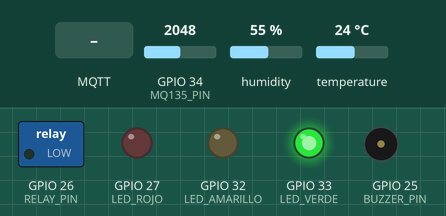
The sketch below on a simulated ESP32. Shown: switched loads named in the sketch (green lamp = pin HIGH), output pins drawn as LEDs (lit = HIGH), buzzer (waves = sounding). The inputs (shaded band) are chosen by the test bench; at power-on: temperature 24 °C, GPIO 34 (MQ135_PIN) = 2048, humidity 55 %. WiFi joins after 1.5 s; servers stay silent unless stated; no MQTT or app messages arrive unless stated; what the sketch prints to the serial monitor is not drawn.

Above: at 2.7 s.
2.8 s: temperature set to 29.7 °C
7.2 s: temperature set to 30.4 °C
At 11.7 s:
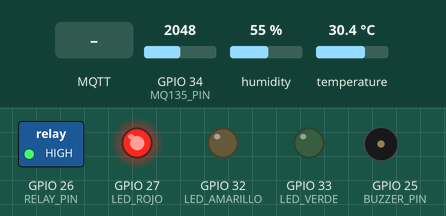
15.5 s: MQTT message "VENT_OFF" arrives on the first subscribed topic
At 15.9 s:
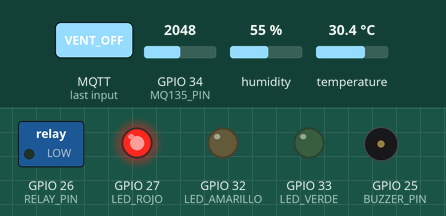
19.0 s: temperature set to 12 °C
At 23.0 s:
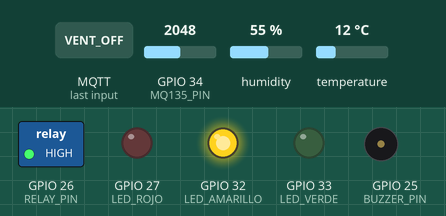
23.5 s: MQTT message "VENT_OFF" arrives on the first subscribed topic
At 23.9 s:
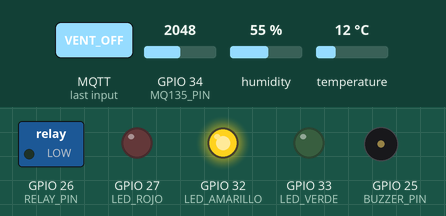
25.5 s: GPIO 34 (MQ135_PIN) set to 2927
34.7 s: GPIO 34 (MQ135_PIN) set to 3002
Timing chart, 0 to 39.2 s (numbered marks = the images above; inputs shaded):
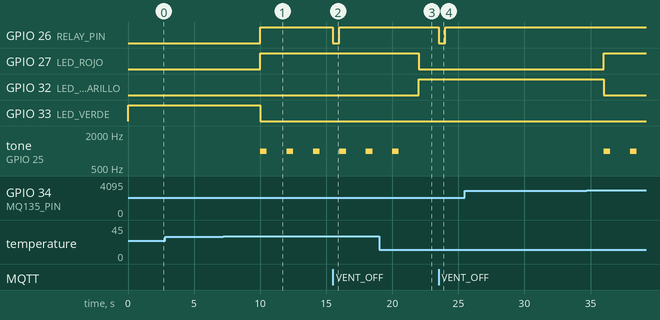

The sketch:

firmware.ino
```cpp
#include <WiFi.h>
#include <PubSubClient.h>
#include <ArduinoJson.h>
#include "DHT.h"

const char* ssid = "INFINITUMD6AE";
const char* password = "P4gli4cci";
const char* mqtt_server = "192.168.1.195";

const char* topic_telemetria = "sensores/aire/telemetria";
const char* topic_control = "dispositivos/esp32/control";

#define MQ135_PIN 34
#define DHTPIN 4
#define DHTTYPE DHT22
#define RELAY_PIN 26
#define BUZZER_PIN 25

#define LED_VERDE 33
#define LED_AMARILLO 32
#define LED_ROJO 27

DHT dht(DHTPIN, DHTTYPE);
WiFiClient espClient;
PubSubClient client(espClient);

unsigned long sequence_id = 0;
const int WINDOW_SIZE = 10;
int windowBuffer[WINDOW_SIZE];
int bufferIndex = 0;
long windowSum = 0;
unsigned long previousMillis = 0;
const long interval = 2000;

const int UMBRAL_GAS_CRITICO = 2500;
const float UMBRAL_TEMP_CRITICA = 30.0;

float applyMovingAverageFilter(int rawValue) {
  windowSum -= windowBuffer[bufferIndex];
  windowBuffer[bufferIndex] = rawValue;
  windowSum += rawValue;
  bufferIndex = (bufferIndex + 1) % WINDOW_SIZE;
  return (float)windowSum / WINDOW_SIZE;
}

void callback(char* topic, byte* payload, unsigned int length) {
  String message = "";
  for (unsigned int i = 0; i < length; i++) message += (char)payload[i];

  if (String(topic) == topic_control) {
    if (message.indexOf("VENT_ON") >= 0) digitalWrite(RELAY_PIN, HIGH);
    else if (message.indexOf("VENT_OFF") >= 0) digitalWrite(RELAY_PIN, LOW);
  }
}

void setup_wifi() {
  Serial.print("Conectando WiFi");
  WiFi.begin(ssid, password);
  while (WiFi.status() != WL_CONNECTED) {
    delay(500);
    Serial.print(".");
  }
  Serial.println("\nWiFi OK!");
}

void reconnect() {
  while (!client.connected()) {
    if (client.connect("ESP32_AIR_01")) {
      client.subscribe(topic_control);
    } else {
      delay(2000);
    }
  }
}

void actualizarLEDs(String estado) {
  digitalWrite(LED_VERDE, LOW);
  digitalWrite(LED_AMARILLO, LOW);
  digitalWrite(LED_ROJO, LOW);

  if (estado == "SAFE") digitalWrite(LED_VERDE, HIGH);
  else if (estado == "WARNING") digitalWrite(LED_AMARILLO, HIGH);
  else if (estado == "DANGER") digitalWrite(LED_ROJO, HIGH);
}

void setup() {
  Serial.begin(115200);
  pinMode(RELAY_PIN, OUTPUT);
  pinMode(BUZZER_PIN, OUTPUT);
  pinMode(LED_VERDE, OUTPUT);
  pinMode(LED_AMARILLO, OUTPUT);
  pinMode(LED_ROJO, OUTPUT);

  digitalWrite(RELAY_PIN, LOW);
  digitalWrite(BUZZER_PIN, LOW);
  actualizarLEDs("SAFE");

  dht.begin();
  for (int i = 0; i < WINDOW_SIZE; i++) windowBuffer[i] = 0;

  setup_wifi();
  client.setServer(mqtt_server, 1883);
  client.setCallback(callback);
}

void loop() {
  if (!client.connected()) reconnect();
  client.loop();

  unsigned long currentMillis = millis();
  if (currentMillis - previousMillis >= interval) {
    previousMillis = currentMillis;
    sequence_id++;

    int rawGasADC = analogRead(MQ135_PIN);
    float filteredGas = applyMovingAverageFilter(rawGasADC);
    float h = dht.readHumidity();
    float t = dht.readTemperature();
    if (isnan(h) || isnan(t)) { h = 0; t = 0; }

    String edge_state = "SAFE";

    if (filteredGas > UMBRAL_GAS_CRITICO || t > UMBRAL_TEMP_CRITICA) {
      edge_state = "DANGER";
      digitalWrite(RELAY_PIN, HIGH);
      tone(BUZZER_PIN, 1000, 500);
    } else if (filteredGas > (UMBRAL_GAS_CRITICO * 0.7)) {
      edge_state = "WARNING";
      digitalWrite(RELAY_PIN, HIGH);
    } else {
      digitalWrite(RELAY_PIN, LOW);
    }

    actualizarLEDs(edge_state);

    StaticJsonDocument<256> doc;
    doc["node_id"] = "ESP32_AIR_01";
    doc["gas_raw"] = rawGasADC;
    doc["gas_filtered"] = filteredGas;
    doc["temperature"] = t;
    doc["humidity"] = h;
    doc["risk_state_edge"] = edge_state;
    doc["sequence_id"] = sequence_id;
    doc["timestamp_ms"] = currentMillis;

    char buffer[256];
    serializeJson(doc, buffer);
    client.publish(topic_telemetria, buffer);
  }
}
```

Measured:
- the behaviour switches between 30 and 30.1 °C on temperature (found by bisection; images 0 and 1)
- after the input at 7.2 s, GPIO 26 (RELAY_PIN), GPIO 27 (LED_ROJO): LOW → HIGH after 2.8 s; GPIO 33 (LED_VERDE): HIGH → LOW after 2.8 s; tone on GPIO 25 (BUZZER_PIN): alternates 1000 Hz for 0.50 s and silent for 1.5 s, starting after 2.8 s
- after the input at 15.5 s, GPIO 26 (RELAY_PIN): HIGH → LOW at once, → HIGH 0.50 s later
- after the input at 19.0 s, GPIO 27 (LED_ROJO): HIGH → LOW after 3.0 s; GPIO 32 (LED_AMARILLO): LOW → HIGH after 3.0 s; tone on GPIO 25 (BUZZER_PIN): goes on until 20.5 s, then stays silent
- after the input at 23.5 s, GPIO 26 (RELAY_PIN): HIGH → LOW at once, → HIGH 0.50 s later
